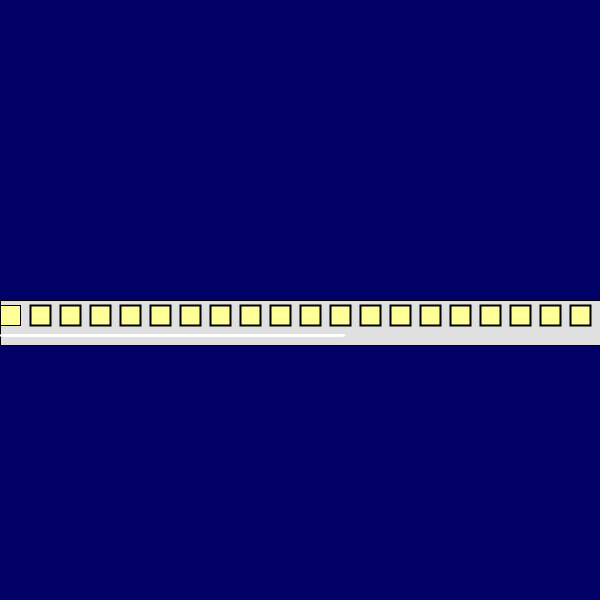
Frame 1 (no input)
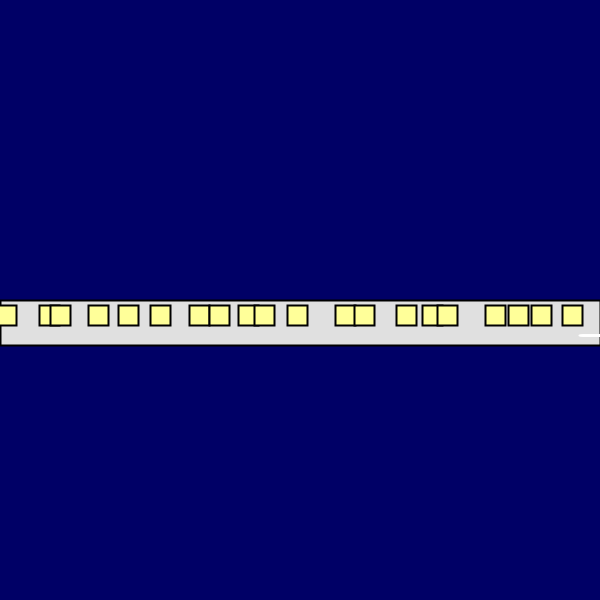
Frame 60 (the mouse pressed at the canvas centre just before this capture)
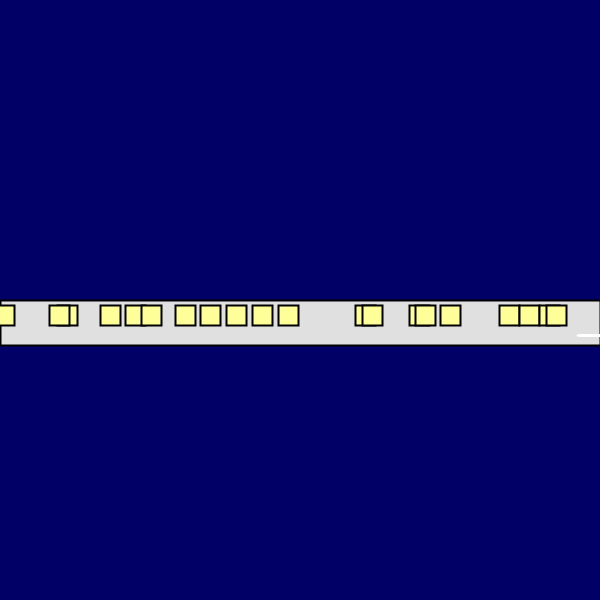
Frame 120 (the mouse held since frame 60 and released just before this capture)

The Processing sketch that drew these frames (run headless with seeded random() and noise(); from frame 60 on, the mouse is pressed at the canvas centre):

// Processing sketch: arrays2
// ── arrays2.pde
// Code 1 FA_18
// Bryan Ma

// use the foundation of the last code challenge, and instead of drawing 5 ellipses, 
// draw a large number of shapes (ellipses or whatever) using a larger array to store their x positions.
// use map to affect the parameters of them being drawn, like size or color.

// once you've done that, try adding another corresponding array to store their y positions.

// finally, try modifying the values you've stored every frame to make the shapes change their positions somehow.


  float [] pos = new float[1000];
  int x;

void setup() {
  size(600,600);
  for (int i = 0; i<100; i++) {
    pos[i] = map(i, 0, 100, 0, width);
  
}
}

void draw() {
  background(0,0,102);
  noFill();
  fill(224,224,224);
  stroke(0);
  rect(0,height/2, 600,45);
  for (int i = 0; i<100; i+=5) {
    fill(255,255,153);
  stroke(0);
    rect(pos[i], 305, 20,20);
    pos [i] += random (-2,2);
    strokeWeight(2);
    stroke(255, 255, 255);
    line(x,335,x+325,335);
    x = x + 1;
    if (x > width) {
      x = 0;
    }
      
  }
  
  
  
  }
